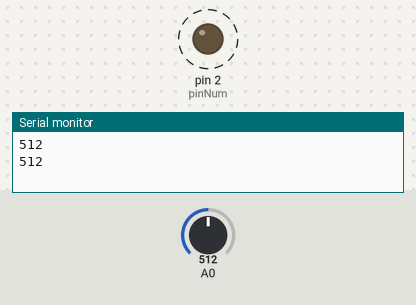
Simulated run of this sketch. Board: Arduino Uno, built with avr-gcc and run on an emulated ATmega328P. On the bench: output pins drawn as LEDs (lit = HIGH), the last lines printed to the serial monitor. Dashed ring = blinking. Inputs (shaded band) come from the test bench; at power-on: A0 = 512.

Above: at 1.8 s.
1.9 s: A0 set to 306
At 2.2 s:
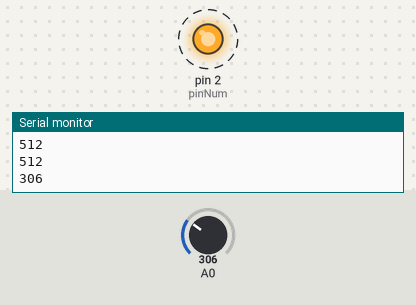
5.4 s: A0 set to 122
At 5.56 s:
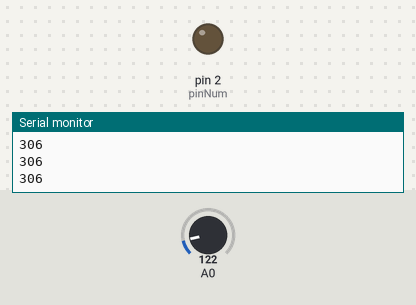
Timing chart, 0 to 14.9 s (numbered marks = the images above; inputs shaded):
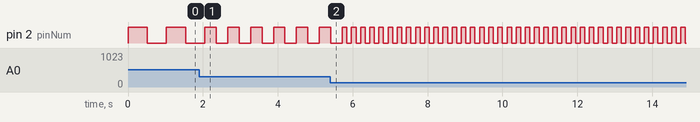

The sketch:

Project2.ino
```cpp
/*
  Name:
  Course-Section: BSIT-3A
  Date:

  Title: PR2 - Potentiometer
  Description: In this circuit, you'll use a potentiometer as an input device to control the speed at which your LED blinks.
 */
int potPosition, pinNum = 2;
void setup()
{
  Serial.begin(9600);

  pinMode(pinNum, OUTPUT);
}

void loop()
{
  potPosition = analogRead(A0);

  Serial.println(potPosition);

  digitalWrite(pinNum, HIGH);
  delay(potPosition);

  digitalWrite(pinNum, LOW);
  delay(potPosition);
}
```

Measured:
- after the input at 1.9 s, pin 2 (pinNum): alternates HIGH for 0.31 s and LOW for 0.31 s, starting after 0.46 s
- by itself, pin 2 (pinNum): alternates HIGH for 0.51 s and LOW for 0.51 s
